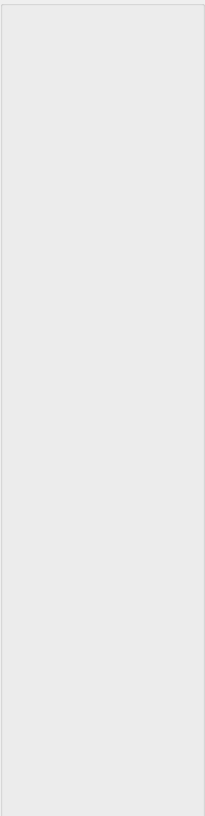
<?xml version="1.0" encoding="UTF-8"?>
<ui version="4.0">
 <class>GBSNaviProduct</class>
 <widget class="QWidget" name="GBSNaviProduct">
  <property name="geometry">
   <rect>
    <x>0</x>
    <y>0</y>
    <width>205</width>
    <height>816</height>
   </rect>
  </property>
  <property name="windowTitle">
   <string>Form</string>
  </property>
  <widget class="QGroupBox" name="verticalNavi">
   <property name="geometry">
    <rect>
     <x>0</x>
     <y>0</y>
     <width>205</width>
     <height>921</height>
    </rect>
   </property>
   <property name="title">
    <string/>
   </property>
   <widget class="QLabel" name="lblNaviTitle">
    <property name="geometry">
     <rect>
      <x>70</x>
      <y>10</y>
      <width>65</width>
      <height>24</height>
     </rect>
    </property>
    <property name="text">
     <string/>
    </property>
   </widget>
   <widget class="QLabel" name="imgWechatQrCode">
    <property name="geometry">
     <rect>
      <x>27</x>
      <y>650</y>
      <width>154</width>
      <height>128</height>
     </rect>
    </property>
    <property name="text">
     <string/>
    </property>
   </widget>
   <widget class="QWidget" name="verticalLayoutWidget">
    <property name="geometry">
     <rect>
      <x>0</x>
      <y>50</y>
      <width>211</width>
      <height>561</height>
     </rect>
    </property>
    <layout class="QVBoxLayout" name="verticalLayout"/>
   </widget>
  </widget>
 </widget>
 <resources/>
 <connections/>
</ui>
